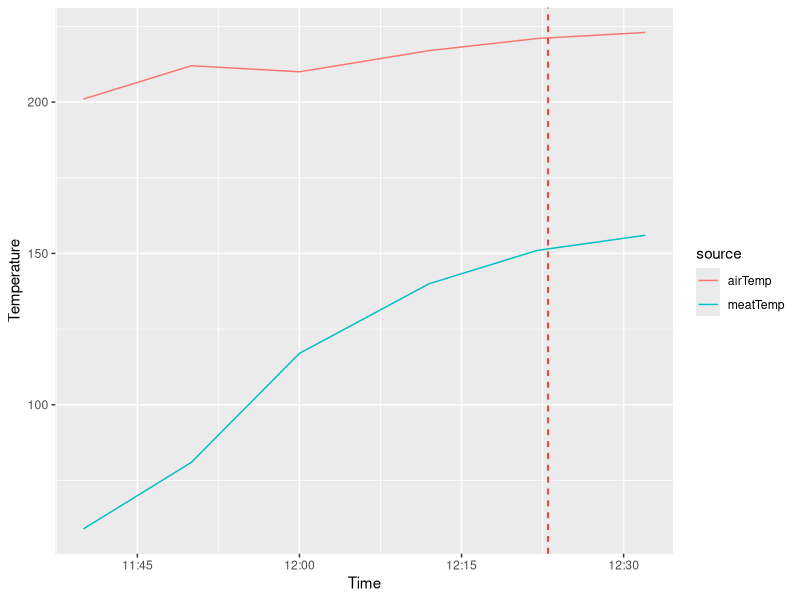

This figure's R source:
## ---- chunk 1
library(ggplot2)
library(dplyr)
library(tidyr)

time=c('11:40','11:50','12:00','12:12','12:22','12:32')
meatTemp=c(59,81,117,140,151,156)
airTemp=c(201,212,210,217,221,223)
# 12:23 - reduced venting slightly
hm=as.POSIXct(strptime(time, '%H:%M',tz='GMT')) 
df=data.frame(meatTemp,airTemp,hm) %>%
  gather(source,temp,-hm)
ggplot(df,aes(hm,temp,color=source)) + 
  geom_line() + 
  ylab('Temperature') +
  xlab('Time') +
  geom_vline(xintercept = as.POSIXct(strptime('12:23', '%H:%M',tz='GMT')) ,linetype='dashed',size=0.5,color='red')
  
